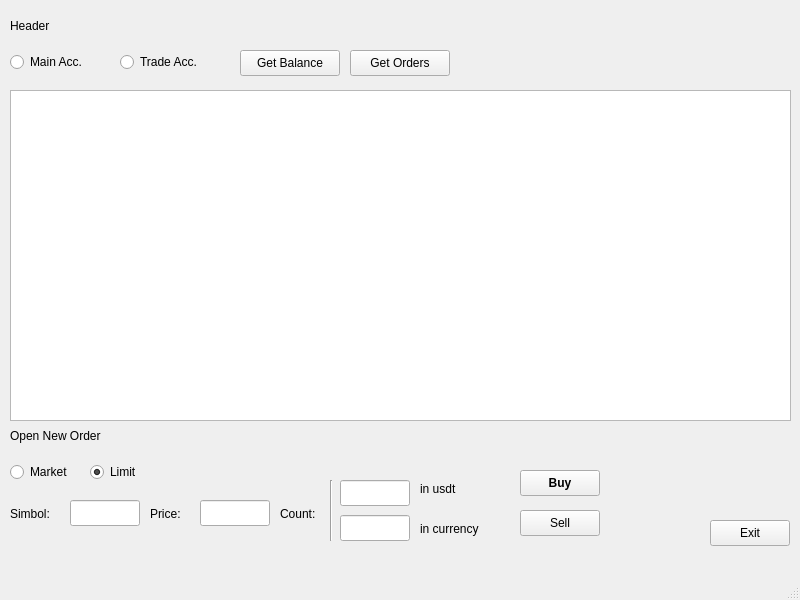
<?xml version="1.0" encoding="UTF-8"?>
<ui version="4.0">
 <class>MainWindow</class>
 <widget class="QMainWindow" name="MainWindow">
  <property name="geometry">
   <rect>
    <x>0</x>
    <y>0</y>
    <width>800</width>
    <height>600</height>
   </rect>
  </property>
  <property name="windowTitle">
   <string>Light OKX Trade</string>
  </property>
  <property name="windowIcon">
   <iconset theme="preferences-system-network">
    <normaloff>.</normaloff>.</iconset>
  </property>
  <widget class="QWidget" name="centralwidget">
   <widget class="QLabel" name="label_head">
    <property name="geometry">
     <rect>
      <x>10</x>
      <y>10</y>
      <width>781</width>
      <height>31</height>
     </rect>
    </property>
    <property name="text">
     <string>Header</string>
    </property>
   </widget>
   <widget class="QRadioButton" name="rb_main">
    <property name="geometry">
     <rect>
      <x>10</x>
      <y>50</y>
      <width>100</width>
      <height>24</height>
     </rect>
    </property>
    <property name="text">
     <string>Main Acc.</string>
    </property>
    <property name="checked">
     <bool>false</bool>
    </property>
   </widget>
   <widget class="QRadioButton" name="rb_trade">
    <property name="geometry">
     <rect>
      <x>120</x>
      <y>50</y>
      <width>100</width>
      <height>24</height>
     </rect>
    </property>
    <property name="text">
     <string>Trade Acc.</string>
    </property>
   </widget>
   <widget class="QPushButton" name="btn_getbal">
    <property name="geometry">
     <rect>
      <x>240</x>
      <y>50</y>
      <width>100</width>
      <height>26</height>
     </rect>
    </property>
    <property name="text">
     <string>Get Balance</string>
    </property>
    <property name="icon">
     <iconset theme="image-x-generic">
      <normaloff>.</normaloff>.</iconset>
    </property>
   </widget>
   <widget class="QPushButton" name="btn_getord">
    <property name="geometry">
     <rect>
      <x>350</x>
      <y>50</y>
      <width>100</width>
      <height>26</height>
     </rect>
    </property>
    <property name="text">
     <string>Get Orders</string>
    </property>
    <property name="icon">
     <iconset theme="x-office-document">
      <normaloff>.</normaloff>.</iconset>
    </property>
   </widget>
   <widget class="QLabel" name="label_neword">
    <property name="geometry">
     <rect>
      <x>10</x>
      <y>420</y>
      <width>111</width>
      <height>31</height>
     </rect>
    </property>
    <property name="text">
     <string>Open New Order</string>
    </property>
   </widget>
   <widget class="QRadioButton" name="rb_market">
    <property name="geometry">
     <rect>
      <x>10</x>
      <y>460</y>
      <width>70</width>
      <height>24</height>
     </rect>
    </property>
    <property name="text">
     <string>Market</string>
    </property>
   </widget>
   <widget class="QRadioButton" name="rb_limit">
    <property name="geometry">
     <rect>
      <x>90</x>
      <y>460</y>
      <width>70</width>
      <height>24</height>
     </rect>
    </property>
    <property name="text">
     <string>Limit</string>
    </property>
    <property name="checked">
     <bool>true</bool>
    </property>
   </widget>
   <widget class="QLineEdit" name="editline_simbol">
    <property name="geometry">
     <rect>
      <x>70</x>
      <y>500</y>
      <width>70</width>
      <height>26</height>
     </rect>
    </property>
    <property name="font">
     <font>
      <bold>true</bold>
     </font>
    </property>
   </widget>
   <widget class="QLabel" name="label_simbol">
    <property name="geometry">
     <rect>
      <x>10</x>
      <y>505</y>
      <width>50</width>
      <height>18</height>
     </rect>
    </property>
    <property name="text">
     <string>Simbol:</string>
    </property>
   </widget>
   <widget class="QLabel" name="label_price">
    <property name="geometry">
     <rect>
      <x>150</x>
      <y>505</y>
      <width>50</width>
      <height>18</height>
     </rect>
    </property>
    <property name="text">
     <string>Price:</string>
    </property>
   </widget>
   <widget class="QLineEdit" name="editline_price">
    <property name="geometry">
     <rect>
      <x>200</x>
      <y>500</y>
      <width>70</width>
      <height>26</height>
     </rect>
    </property>
   </widget>
   <widget class="QLabel" name="label_count">
    <property name="geometry">
     <rect>
      <x>280</x>
      <y>505</y>
      <width>50</width>
      <height>18</height>
     </rect>
    </property>
    <property name="text">
     <string>Count:</string>
    </property>
   </widget>
   <widget class="Line" name="line">
    <property name="geometry">
     <rect>
      <x>330</x>
      <y>480</y>
      <width>3</width>
      <height>61</height>
     </rect>
    </property>
    <property name="orientation">
     <enum>Qt::Vertical</enum>
    </property>
   </widget>
   <widget class="QLineEdit" name="editline_fiat">
    <property name="geometry">
     <rect>
      <x>340</x>
      <y>480</y>
      <width>70</width>
      <height>26</height>
     </rect>
    </property>
   </widget>
   <widget class="QLineEdit" name="editline_cur">
    <property name="geometry">
     <rect>
      <x>340</x>
      <y>515</y>
      <width>70</width>
      <height>26</height>
     </rect>
    </property>
   </widget>
   <widget class="QLabel" name="label_inusdt">
    <property name="geometry">
     <rect>
      <x>420</x>
      <y>480</y>
      <width>70</width>
      <height>18</height>
     </rect>
    </property>
    <property name="text">
     <string>in usdt</string>
    </property>
   </widget>
   <widget class="QLabel" name="label_incur">
    <property name="geometry">
     <rect>
      <x>420</x>
      <y>520</y>
      <width>70</width>
      <height>18</height>
     </rect>
    </property>
    <property name="text">
     <string>in currency</string>
    </property>
   </widget>
   <widget class="QPushButton" name="btn_buy">
    <property name="geometry">
     <rect>
      <x>520</x>
      <y>470</y>
      <width>80</width>
      <height>26</height>
     </rect>
    </property>
    <property name="font">
     <font>
      <bold>true</bold>
     </font>
    </property>
    <property name="autoFillBackground">
     <bool>false</bool>
    </property>
    <property name="text">
     <string>Buy</string>
    </property>
    <property name="icon">
     <iconset theme="system-software-install">
      <normaloff>.</normaloff>.</iconset>
    </property>
   </widget>
   <widget class="QPushButton" name="btn_sell">
    <property name="geometry">
     <rect>
      <x>520</x>
      <y>510</y>
      <width>80</width>
      <height>26</height>
     </rect>
    </property>
    <property name="text">
     <string>Sell</string>
    </property>
    <property name="icon">
     <iconset theme="system-software-update">
      <normaloff>.</normaloff>.</iconset>
    </property>
   </widget>
   <widget class="QPushButton" name="btn_exit">
    <property name="geometry">
     <rect>
      <x>710</x>
      <y>520</y>
      <width>80</width>
      <height>26</height>
     </rect>
    </property>
    <property name="text">
     <string>Exit</string>
    </property>
    <property name="icon">
     <iconset theme="media-record">
      <normaloff>.</normaloff>.</iconset>
    </property>
   </widget>
   <widget class="QTableWidget" name="tableWidget_main">
    <property name="geometry">
     <rect>
      <x>10</x>
      <y>90</y>
      <width>781</width>
      <height>331</height>
     </rect>
    </property>
   </widget>
  </widget>
  <widget class="QMenuBar" name="menubar">
   <property name="geometry">
    <rect>
     <x>0</x>
     <y>0</y>
     <width>800</width>
     <height>23</height>
    </rect>
   </property>
  </widget>
  <widget class="QStatusBar" name="statusbar"/>
 </widget>
 <resources/>
 <connections/>
</ui>
